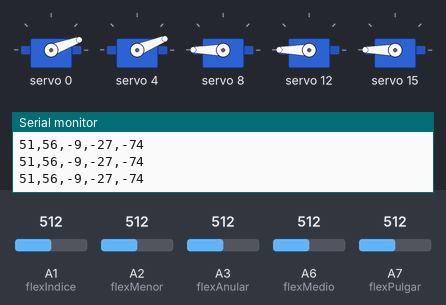
Bench run of a sketch on a simulated Arduino Nano, built with avr-gcc and run on an emulated ATmega328P. On the bench: 5 × servo, the last lines printed to the serial monitor. The test bench sets the inputs (shaded band); at power-on: A3 (flexAnular) = 512, A2 (flexMenor) = 512, A6 (flexMedio) = 512, A1 (flexIndice) = 512, A7 (flexPulgar) = 512.

Above: at 1.2 s.
1.3 s: A3 (flexAnular) set to 716
At 2.4 s:
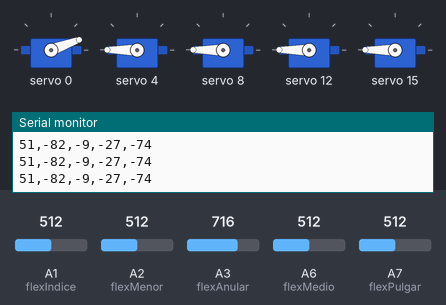
2.8 s: A2 (flexMenor) set to 992
At 3.6 s:
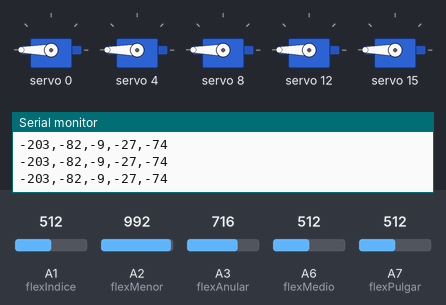
4.3 s: A6 (flexMedio) set to 487
At 4.9 s:
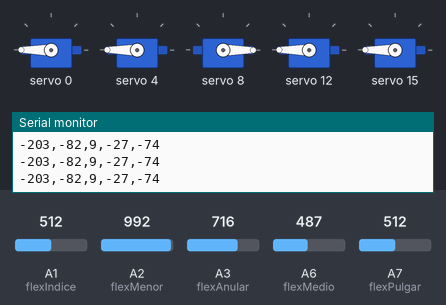
5.8 s: A1 (flexIndice) set to 475
7.3 s: A1 (flexIndice) set to 459
At 8.4 s:
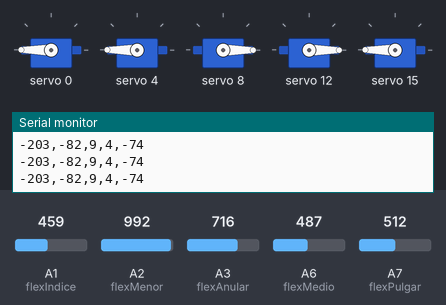
8.8 s: A7 (flexPulgar) set to 420
10.3 s: A7 (flexPulgar) set to 397
At 11.6 s:
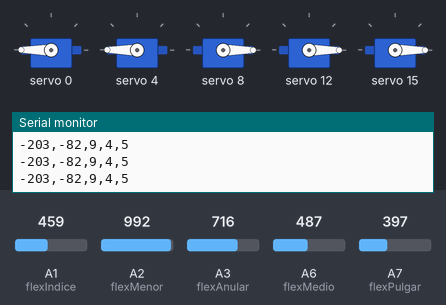
Timing chart, 0 to 12.8 s (numbered marks = the images above; inputs shaded):
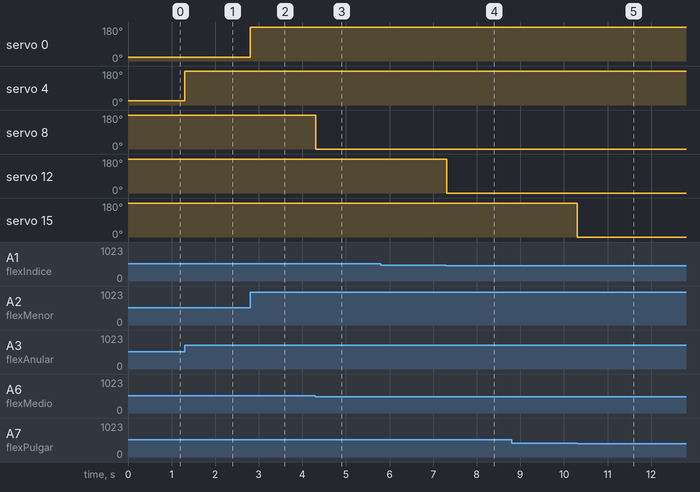

The sketch:

brazoRoboticac.ino
```cpp
#include "HCPCA9685.h"

#define I2CAdd 0x40

#define flexMenor A2
#define flexAnular A3
#define flexMedio A6
#define flexIndice A1
#define flexPulgar A7

int ServoMenor;
int ServoAnular;
int ServoMedio;
int ServoIndice;
int ServoPulgar;

HCPCA9685 HCPCA9685(I2CAdd);

void setup()
{
Serial.begin(115200);
Serial.flush();
HCPCA9685.Init(SERVO_MODE);

HCPCA9685.Sleep(false);
}


void loop()
{
int val1Menor = analogRead(flexMenor);
int val1Anular = analogRead(flexAnular);
int val1Medio = analogRead(flexMedio);
int val1Indice = analogRead(flexIndice);
int val1Pulgar = analogRead(flexPulgar);

ServoMenor = map(val1Menor, 266, 607, 180, 0);

ServoAnular = map(val1Anular, 327, 594, 180, 0);
//ServoAnular = map(val1Anular, 0, 1023, 10, 420);

ServoMedio = map(val1Medio, 248, 499, 180, 0);
//ServoMedio = map(val1Medio, 0, 1023, 10, 420);

ServoIndice = map(val1Indice, 159, 465, 180, 0);

ServoPulgar = map(val1Pulgar, 138, 403, 180, 0);

Serial.print(ServoMenor);    // The values are sent via the Tx pin (the digital pin 1)
Serial.print(",");
Serial.print(ServoAnular);
Serial.print(",");
Serial.print(ServoMedio);
Serial.print(",");
Serial.print(ServoIndice);
Serial.print(",");
Serial.print(ServoPulgar);
Serial.println("");

HCPCA9685.Servo(0, ServoMenor);
HCPCA9685.Servo(4, ServoAnular);
HCPCA9685.Servo(8, ServoMedio);
HCPCA9685.Servo(12, ServoIndice);
HCPCA9685.Servo(15, ServoPulgar);
delay(1);
}
```

Measured:
- the behaviour switches between 501 and 500 on A6 (flexMedio) (found by bisection; images 2 and 3)
- the behaviour switches between 467 and 466 on A1 (flexIndice) (found by bisection; images 3 and 4)
- the behaviour switches between 405 and 404 on A7 (flexPulgar) (found by bisection; images 4 and 5)
- after the input at 1.3 s, servo 4: 22° → 180° at once
- after the input at 2.8 s, servo 0: 20° → 180° at once
- after the input at 4.3 s, servo 8: 180° → 0° at once
- after the input at 7.3 s, servo 12: 180° → 0° at once
- after the input at 10.3 s, servo 15: 180° → 0° at once
